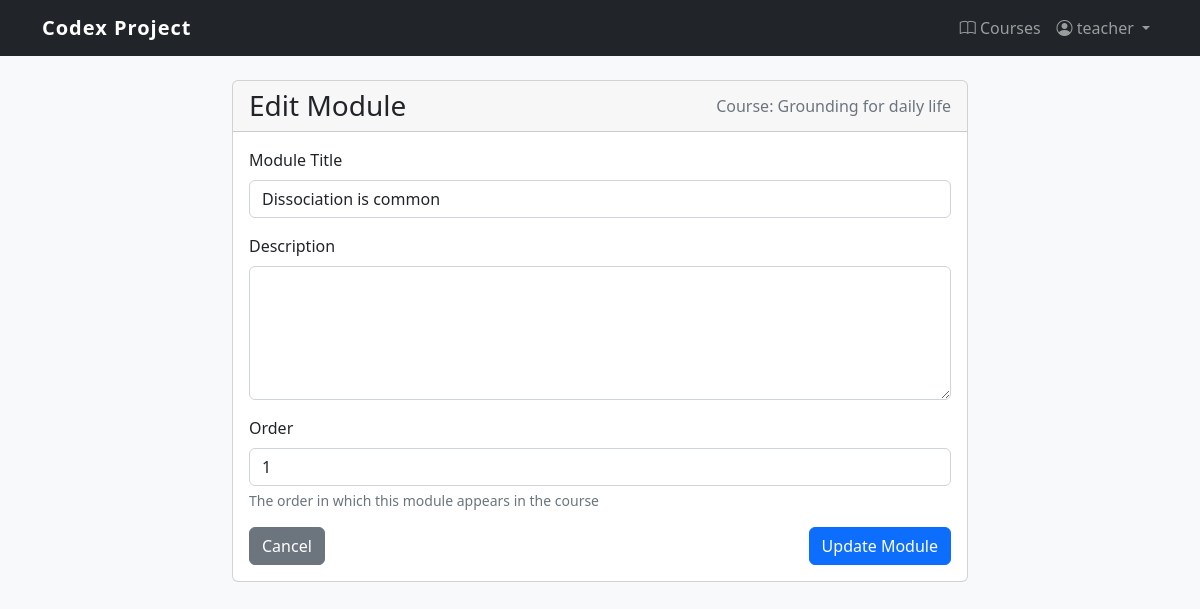
The app's page /content/module/3/edit/ (signed in) with its own data.
### user_management/models.py (models this page shows, shortened)
class User(AbstractUser):
    USER = 'USER'
    TEACHER = 'TEACHER'
    ADMIN = 'ADMIN'
    ROLE_CHOICES = [
        (USER, 'User'),
        (TEACHER, 'Teacher'),
        (ADMIN, 'Admin'),
    ]
    role = models.CharField(max_length=10, choices=ROLE_CHOICES, default=USER)
    def is_administrator(self):
        return self.role == self.ADMIN

### content_management/models.py (models this page shows, shortened)
class Course(models.Model):
    title = models.CharField(max_length=200)
    slug = models.SlugField(max_length=200, unique=True)
    overview = models.TextField()
    created = models.DateTimeField(auto_now_add=True)
    subject = models.ForeignKey(Subject, related_name='courses', on_delete=models.CASCADE)
    owner = models.ForeignKey(settings.AUTH_USER_MODEL,
                             related_name='courses_created',
                             on_delete=models.CASCADE)
    students = models.ManyToManyField(settings.AUTH_USER_MODEL,
                                     related_name='courses_enrolled',
                                     blank=True)
    class Meta:
        ordering = ['-created']

class Module(models.Model):
    course = models.ForeignKey(Course, related_name='modules', on_delete=models.CASCADE)
    title = models.CharField(max_length=200)
    description = models.TextField(blank=True)
    order = models.PositiveIntegerField(default=0)
    class Meta:
        ordering = ['order']

### content_management/views.py (the view, shortened to what this page needs)
# urls.py: path('module/<int:pk>/edit/', views.ModuleUpdateView.as_view(), name='module_update'),
class ModuleUpdateView(LoginRequiredMixin, UpdateView):
    model = Module
    fields = ['title', 'description', 'order']
    template_name = 'content_management/module_form.html'
    def get_context_data(self, **kwargs):
        context = super().get_context_data(**kwargs)
        context['course'] = self.object.course
        return context
    def dispatch(self, request, *args, **kwargs):
        module = self.get_object()
        if module.course.owner != request.user and not request.user.is_administrator():
            messages.error(request, "You don't have permission to modify this module.")
            return redirect('content_management:course_detail', slug=module.course.slug)
        return super().dispatch(request, *args, **kwargs)

### content_management/templates/content_management/module_form.html (shortened to what this page needs)
{% extends 'content_management/base.html' %}
{% block content_management %}
    <div class="row">
        <div class="col-md-8 offset-md-2">
            <div class="card">
                <div class="card-header d-flex justify-content-between align-items-center">
                    <h3 class="mb-0">{% if form.instance.id %}Edit Module{% else %}Add New Module{% endif %}</h3>
                    <span class="text-muted">Course: {{ course.title }}</span>
                </div>
                <div class="card-body">
                    <form method="post">
                        <div class="mb-3">
                            <label for="{{ form.title.id_for_label }}" class="form-label">Module Title</label>
                            <input type="text" name="{{ form.title.name }}" value="{{ form.title.value|default:'' }}"
                                   class="form-control {% if form.title.errors %}is-invalid{% endif %}"
                                   id="{{ form.title.id_for_label }}" required>
                        </div>
                        <div class="mb-3">
                            <label for="{{ form.description.id_for_label }}" class="form-label">Description</label>
                            <textarea name="{{ form.description.name }}"
                                      class="form-control {% if form.description.errors %}is-invalid{% endif %}"
                                      id="{{ form.description.id_for_label }}" rows="5">{{ form.description.value|default:'' }}</textarea>
                        </div>
                        {% if form.instance.id %}
                        <div class="mb-3">
                            <label for="{{ form.order.id_for_label }}" class="form-label">Order</label>
                            <input type="number" name="{{ form.order.name }}" value="{{ form.order.value|default:'0' }}"
                                   class="form-control {% if form.order.errors %}is-invalid{% endif %}"
                                   id="{{ form.order.id_for_label }}" min="1">
                            <div class="form-text">The order in which this module appears in the course</div>
                        </div>
                        {% endif %}
                        <div class="d-flex justify-content-between">
                            <a href="{% url 'content_management:course_detail' course.slug %}" class="btn btn-secondary">Cancel</a>
                            <button type="submit" class="btn btn-primary">
                                {% if form.instance.id %}Update Module{% else %}Create Module{% endif %}
                            </button>
                        </div>
                    </form>
                </div>
            </div>
        </div>
    </div>
{% endblock %}

### user_management/templates/user_management/base.html (shortened to what this page needs)
<!DOCTYPE html>
<html lang="en">
<head>
    <link href="https://cdn.jsdelivr.net/npm/bootstrap@5.2.3/dist/css/bootstrap.min.css" rel="stylesheet">
    <link rel="stylesheet" href="https://cdn.jsdelivr.net/npm/bootstrap-icons@1.10.0/font/bootstrap-icons.css">
</head>
<body>
    <nav class="navbar navbar-expand-lg navbar-dark bg-dark">
        <div class="container">
            <a class="navbar-brand" href="{% url 'user_management:dashboard' %}">Codex Project</a>
            <div class="collapse navbar-collapse" id="navbarNav">
                <ul class="navbar-nav ms-auto">
                    {% if user.is_authenticated %}
                        <li class="nav-item">
                            <a class="nav-link" href="{% url 'content_management:course_list' %}">
                                <i class="bi bi-book"></i> Courses
                            </a>
                        </li>
                        <li class="nav-item dropdown">
                            <a class="nav-link dropdown-toggle" href="#" id="navbarDropdown" role="button"
                               data-bs-toggle="dropdown" aria-expanded="false">
                                <i class="bi bi-person-circle"></i> {{ user.username }}
                            </a>
                        </li>
                    {% endif %}
                </ul>
            </div>
        </div>
    </nav>
    {% block content %}{% endblock %}
</body>
</html>

### user_management/templates/user_management/base.html (style rules this page uses)
body { font-family: 'Segoe UI', Tahoma, Geneva, Verdana, sans-serif; background-color: #f8f9fa; }
.navbar-brand { font-weight: bold; letter-spacing: 1px; }

### records on screen
User: username "teacher"
Course: title "Grounding for daily life"
Module: title "Dissociation is common"
